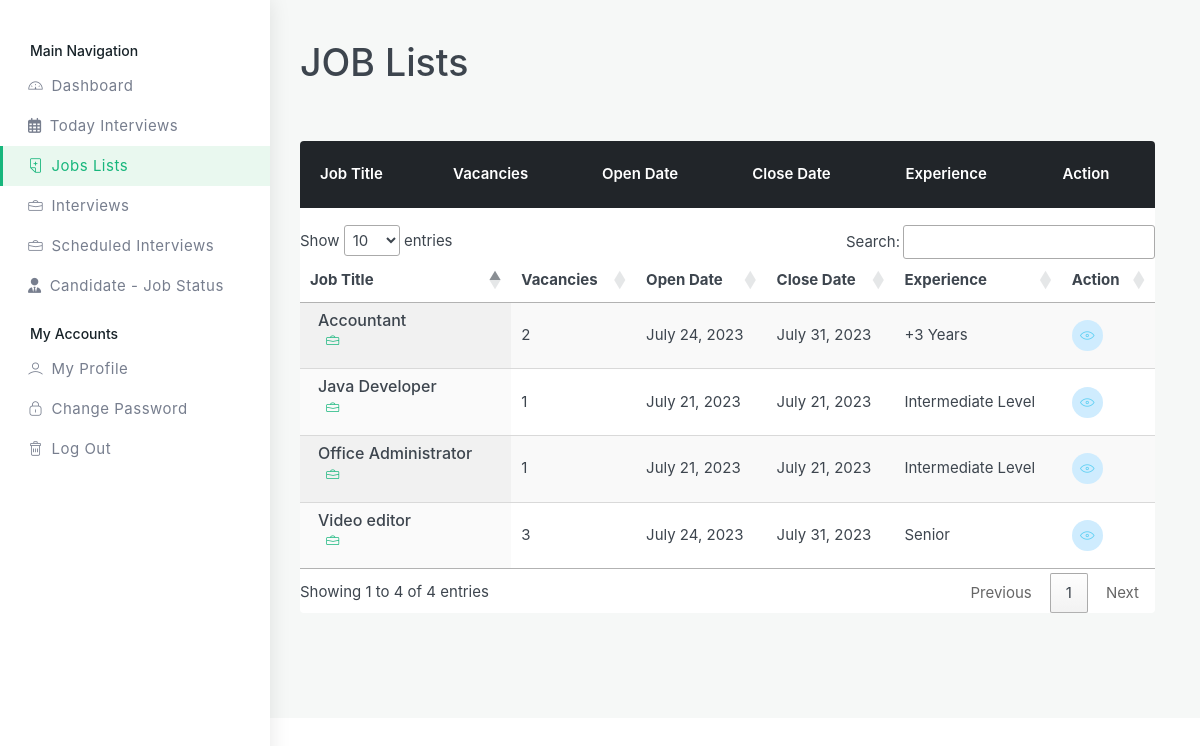
Before: /interviewer-job-list/ (signed in) with the older database file.
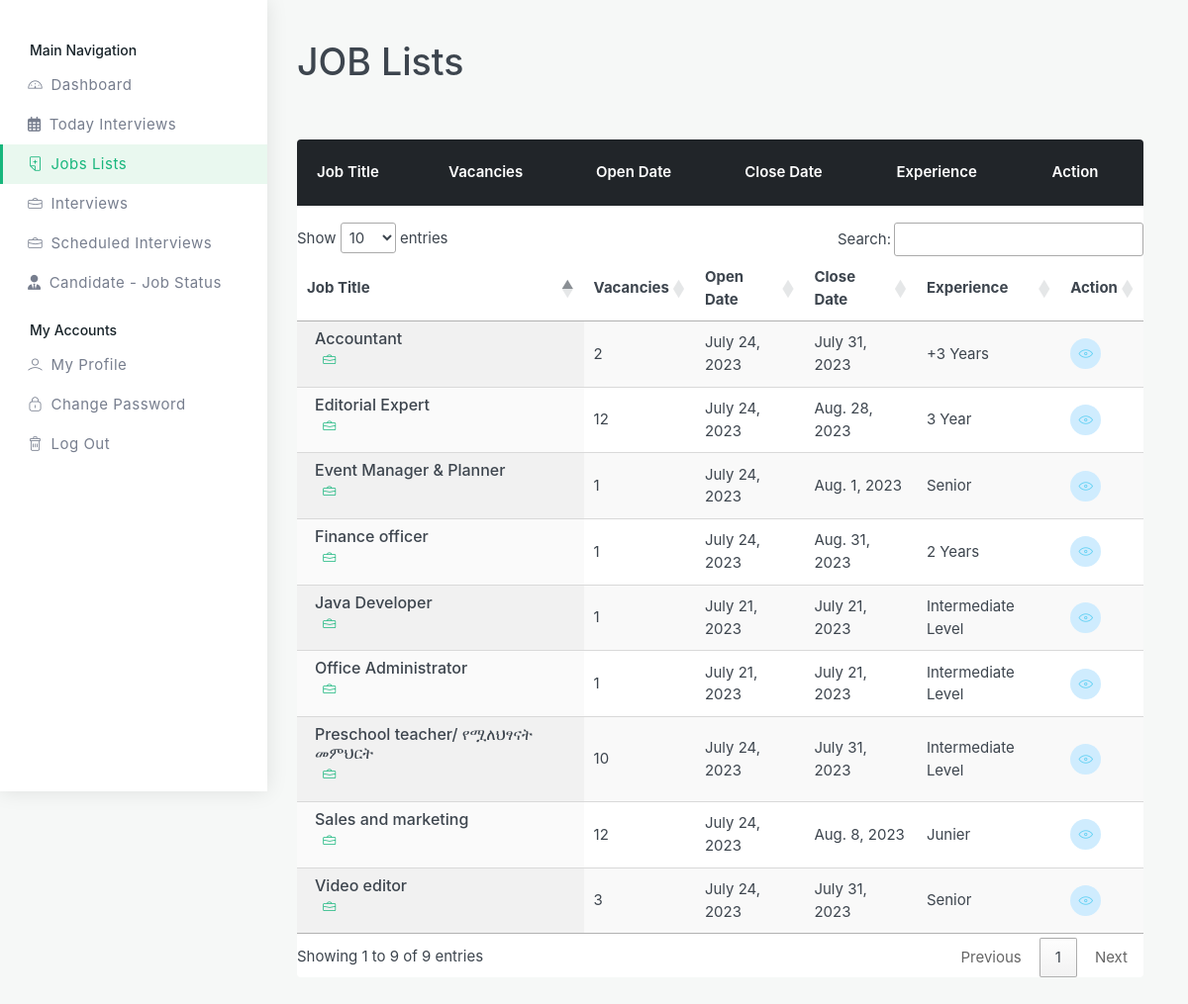
After: the same page with the newer database file.
### Recruitment_System/models.py (models this page shows, shortened)
class Job_Posting(models.Model):
    title = models.CharField(max_length=50)
    sector = models.ForeignKey(Sector, on_delete=models.SET_NULL, null=True)  # Related With Sector
    description = FroalaField()
    vacancies = models.IntegerField()
    experience = models.CharField(max_length=20)
    skills = models.ManyToManyField(Skill)
    location = models.CharField(max_length=200)
    salary_range_start = models.FloatField()
    salary_range_final = models.FloatField()
    type = models.CharField( choices=job_type, max_length=30)
    job_status = models.BooleanField(default=False)
    date_posted = models.DateTimeField(auto_now_add=True)
    date_closed = models.DateField()
    slug = models.SlugField(unique=True,  max_length=200, blank=True)
    class Meta:
        ordering = ['-date_posted','-date_closed']

### Account/decorators.py (the view)
    def wrapper_func(request, *args, **kwargs):
        if request.user.is_interviewer:
            return view_func(request, *args, **kwargs)
        else:
             return HttpResponse('You are not authorized to access this content.')

### Recruitment_System/views.py (called while the page is built)
@login_required
@interviewer_user_required
def interviewer_job_list(request):
    job_lists = Job_Posting.objects.filter(job_status = True)
    context = {
        'job_lists' : job_lists
    }
    return render(request, 'RMS/interviewer/job-list.html', context)

### Recruitment_System/templates/RMS/Interviewer/job-list.html (shortened to what the changed rows need)
{% load static %}
<!DOCTYPE html>
<html lang="en">
  <head>
    <link href="{% static 'assets/css/styles.css' %}" rel="stylesheet" />
    <link rel="stylesheet" href="https://cdn.datatables.net/1.13.5/css/jquery.dataTables.min.css" />
    {% include 'include/head.html' %}
  </head>
  <body>
    <div id="main-wrapper">
      <div class="dashboard-wrap bg-light">
        <div class="dashboard-content">
          <div class="dashboard-tlbar d-block mb-5">
            <div class="row">
              <div class="colxl-12 col-lg-12 col-md-12">
                <h1 class="ft-medium">JOB Lists</h1>
              </div>
            </div>
          </div>
          <div class="dashboard-widg-bar d-block mb-5">
            <div class="row">
              <div class="col-xl-12 col-lg-12 col-md-12">
                <div class="mb-4 tbl-lg rounded overflow-hidden">
                  <div class="table-responsive bg-white">
                    <table class="table">
                      <thead class="thead-dark">
                        <tr>
                          <th scope="col">Job Title</th>
                          <th scope="col">Vacancies</th>
                          <th scope="col">Open Date</th>
                          <th scope="col">Close Date</th>
                          <th scope="col">Experience</th>
                          <th scope="col">Action</th>
                        </tr>
                      </thead>
                      <tbody>
                        <table id="example" class="display " style="width:100%">
                          <thead>
                              <tr>
                                  <th>Job Title</th>
                                  <th>Vacancies</th>
                                  <th>Open Date</th>
                                  <th>Close Date</th>
                                  <th>Experience</th>
                                  <th>Action</th>
                              </tr>
                          </thead>
                          <tbody class="bg-white">
                            {% for job in job_lists %}
                            <tr class="bg-white">
                              <td class="bg-white">
                                <div class="cats-box rounded d-flex align-items-center">
                                  <div class="cats-box-caption px-2">
                                    <h4 class="fs-md mb-0 ft-medium">
                                      {{job.title}}
                                    </h4>
                                    <div class="d-block mb-2 position-relative">
                                      <span class="muted medium ms-2 theme-cl"><i class="lni lni-briefcase me-1"></i>{{job.job.get_type_display}}</span>
                                    </div>
                                  </div>
                                </div>
                              </td>
                              <td>
                                <span>{{ job.vacancies}}</span>
                              </td>
                              <td>
                                <span>{{ job.date_posted | date }}</span>
                              </td>
                              <td>
                                <span>{{ job.date_closed | date }}</span>
                              </td>
                              <td>
                                <span>{{ job.experience }}</span>
                              </td>
                              <td>
                                <div class="dash-action">
                                  <a
                                    href="{% url 'interviewer-job-detail' job.slug %}"
                                    class="p-2 circle text-info bg-light-info d-inline-flex align-items-center justify-content-center me-1"
                                    ><i class="lni lni-eye"></i
                                  ></a>
                                </div>
                              </td>
                            </tr>
                            {% endfor %}
                          </tbody>
                      </table>
                      </tbody>
                    </table>
                  </div>
                </div>
              </div>
            </div>
          </div>
        </div>
      </div>
    </div>
  </body>
</html>

Changed rows visible on the page:
added Job_Posting: title "Preschool teacher/ የሟለህፃናት መምህርት", vacancies "10", date_posted "July 24, 2023", date_closed "July 31, 2023", experience "Intermediate Level"
added Job_Posting: title "Editorial Expert", vacancies "12", date_posted "July 24, 2023", date_closed "Aug. 28, 2023", experience "3 Year"
added Job_Posting: title "Sales and marketing", vacancies "12", date_posted "July 24, 2023", date_closed "Aug. 8, 2023", experience "Junier"
added Job_Posting: title "Finance officer", vacancies "1", date_posted "July 24, 2023", date_closed "Aug. 31, 2023", experience "2 Years"
added Job_Posting: title "Event Manager & Planner", vacancies "1", date_posted "July 24, 2023", date_closed "Aug. 1, 2023", experience "Senior"
Other visible differences:
text written by a page script: "Show entries Search: Showing 1 to 4 of 4 entries Previous 1 Next" → "Show entries Search: Showing 1 to 9 of 9 entries Previous 1 Next"
